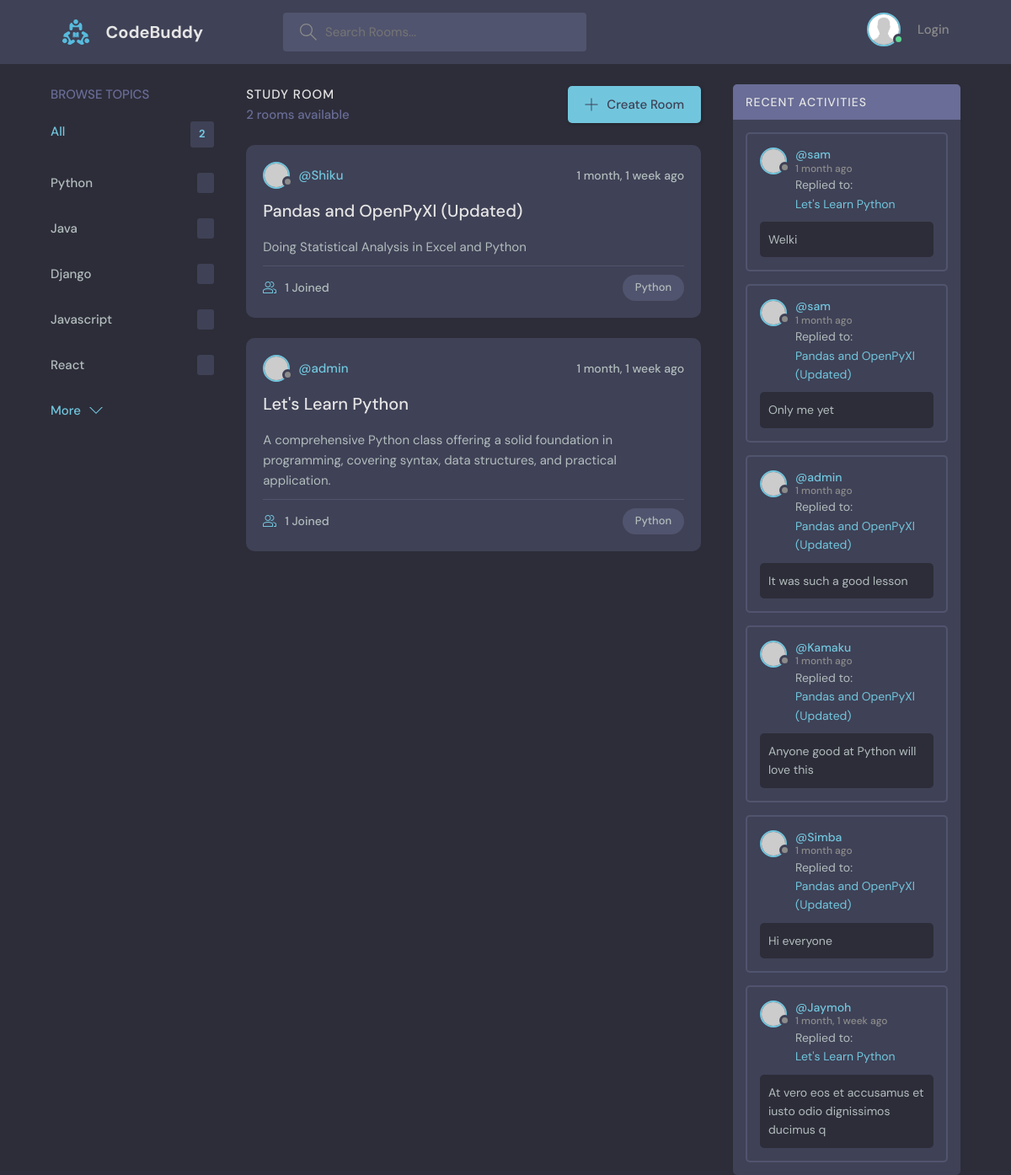
Page /?q=Python on the committed database.
### base/models.py (models this page shows)
class Topic(models.Model):
    name = models.CharField(max_length=200)
    def __str__(self):
        return self.name

class Room(models.Model):
    host = models.ForeignKey(User, on_delete=models.SET_NULL, null=True)
    topic = models.ForeignKey(Topic, on_delete=models.SET_NULL, null=True)
    name = models.CharField(max_length=200)
    description = models.TextField(null=True, blank=True)
    participants = models.ManyToManyField(User, related_name='participants', blank=True)
    updated = models.DateTimeField(auto_now=True)
    created = models.DateTimeField(auto_now_add=True)
    class Meta:
        ordering = ['-created', '-updated']
    def __str__(self):
        return self.name

class Message(models.Model):
    user = models.ForeignKey(User, on_delete=models.CASCADE)
    room = models.ForeignKey(Room, on_delete=models.CASCADE)
    topic = models.ForeignKey(Topic, on_delete=models.CASCADE, null=True)
    body = models.TextField()
    updated = models.DateTimeField(auto_now=True)
    created = models.DateTimeField(auto_now_add=True)
    class Meta:
        ordering = ['-created', '-updated']
    def __str__(self):
        return self.body[0:60]

### base/views.py (the view)
# urls.py: path('', views.home, name = "home"),
def home(request, pk = ""):
    topics = Topic.objects.all()
    participants_count = ""
    try:
        q = request.GET.get('q') if request.GET.get('q') != None else ""
        rooms = Room.objects.filter(
            Q(topic__name__icontains=q) |
            Q(name__icontains=q) |
            Q(description__icontains=q)
        )
        if rooms.count() == 0:
            rooms_count = 'No'
        else:
            rooms_count = rooms.count()
        for room in rooms:
            participants_count = room.participants.all().count()
    except:
        rooms = "Your query did not return any results"
        participants_count = ""
    room_messages = Message.objects.filter(Q(room__topic__name__icontains=q)).order_by('-created')
    context = {'rooms': rooms, 'topics': topics, 'rooms_count': rooms_count, 'room_messages': room_messages, 'participants_count': participants_count }
    return render(request, "base/home.html", context)

### base/templates/base/home.html
{% extends 'main.html' %} {% block content %}
<main class="layout layout--3">
  <div class="container">
    {% include 'base/topics_component.html' %}
    {% include 'base/feed_component.html' %}
    {% include 'base/activity_component.html' %}
  </div>
</main>
{% endblock %}

### base/templates/base/topics_component.html
<div class="topics">
  <div class="topics__header">
    <h2>Browse Topics</h2>
  </div>
  <ul class="topics__list">
    <li>
      <a href="/" class="active">All <span>{{rooms.count}}</span></a>
    </li>
    {% for topic in topics %}
    <li>
      <a href="{% url 'home' %}?q={{ topic.name }}">
        {{ topic.name }}
        <span> {{ topic_count }} </span>
      </a>
    </li>
    {% endfor %}
  </ul>
  <a class="btn btn--link" href="topics.html">
    More
    <svg
      version="1.1"
      xmlns="http://www.w3.org/2000/svg"
      width="32"
      height="32"
      viewBox="0 0 32 32"
    >
      <title>chevron-down</title>
      <path d="M16 21l-13-13h-3l16 16 16-16h-3l-13 13z"></path>
    </svg>
  </a>
</div>

### base/templates/base/feed_component.html (shortened to what this page needs)
<div class="roomList">
  <div class="roomList__header">
    <div>
      <h2>Study Room</h2>
      {% if rooms_count == 1 %}
      <p>1 room available</p>
      {% else %}
      <p>{{ rooms_count }} rooms available</p>
      {% endif %}
    </div>
    <a class="btn btn--main" href="{% url 'create-room' %}">
      <svg
        version="1.1"
        xmlns="http://www.w3.org/2000/svg"
        width="32"
        height="32"
        viewBox="0 0 32 32"
      >
        <title>add</title>
        <path
          d="M16.943 0.943h-1.885v14.115h-14.115v1.885h14.115v14.115h1.885v-14.115h14.115v-1.885h-14.115v-14.115z"
        ></path>
      </svg>
      Create Room
    </a>
  </div>
  {% for room in rooms %}
  <div class="roomListRoom">
    <div class="roomListRoom__header">
      <a
        href="{% url 'user-profile' room.host.id %}"
        class="roomListRoom__author"
      >
        <div class="avatar avatar--small">
          <img src="https://randomuser.me/api/portraits/women/11.jpg" />
        </div>
        <span> @{{ room.host.username }} </span>
      </a>
      <div class="roomListRoom__actions">
        <span> {{ room.created|timesince }} ago</span>
      </div>
    </div>
    <div class="roomListRoom__content">
      <a href="{% url 'room' room.id %}">{{ room.name }}</a>
      <p>{{ room.description }}</p>
    </div>
    <div class="roomListRoom__meta">
      <a href="room.html" class="roomListRoom__joined">
        {{ participants_count }} Joined
      </a>
      <p class="roomListRoom__topic">{{ room.topic }}</p>
    </div>
  </div>
  {% endfor %}
</div>

### base/templates/base/activity_component.html (shortened to what this page needs)
<div class="activities">
  <div class="activities__header">
    <h2>Recent Activities</h2>
  </div>
  {% for message in room_messages %}
  <div class="activities__box">
    <div class="activities__boxHeader roomListRoom__header">
      <a
        href="{% url 'user-profile' message.user.id %}"
        class="roomListRoom__author"
      >
        <div class="avatar avatar--small">
          <img src="https://randomuser.me/api/portraits/women/11.jpg" />
        </div>
        <p>
          @{{ message.user.username }}
          <span>{{ message.created|timesince }} ago</span>
        </p>
      </a>
    </div>
    <div class="activities__boxContent">
      <p>
        Replied to:
        <a href="{% url 'room' message.room.id %}">{{ message.room }}</a>
      </p>
      <div class="activities__boxRoomContent">{{ message }}</div>
    </div>
  </div>
  {% endfor %}
</div>

### rows in the picture
Topic: name "Python"
Topic: name "Java"
Topic: name "Django"
Topic: name "Javascript"
Topic: name "React"
Room: host.username "Shiku", created "1 month, 1 week", name "Pandas and OpenPyXl (Updated)", description "Doing Statistical Analysis in Excel and Python", topic "1", topic "Python"
Room: host.username "admin", created "1 month, 1 week", name "Let's Learn Python", description "A comprehensive Python class offering a solid foundation in programming, covering syntax, data structures, and practical application.", participants_count "1", topic "Python"
Message: user.username "sam", created "1 month", room "Let's Learn Python", body "Welki"
Message: user.username "sam", created "1 month", room "Pandas and OpenPyXl (Updated)", body "Only me yet"
Message: user.username "admin", created "1 month", room "Pandas and OpenPyXl (Updated)", body "It was such a good lesson"
Message: user.username "Kamaku", created "1 month", room "Pandas and OpenPyXl (Updated)", body "Anyone good at Python will love this"
Message: user.username "Simba", created "1 month", room "Pandas and OpenPyXl (Updated)", body "Hi everyone"
Message: user.username "Jaymoh", created "1 month, 1 week", room "Let's Learn Python", body "At vero eos et accusamus et iusto odio dignissimos ducimus q"

### other values in the picture
{{ rooms.count }} "2"
{{ rooms_count }} "2"
